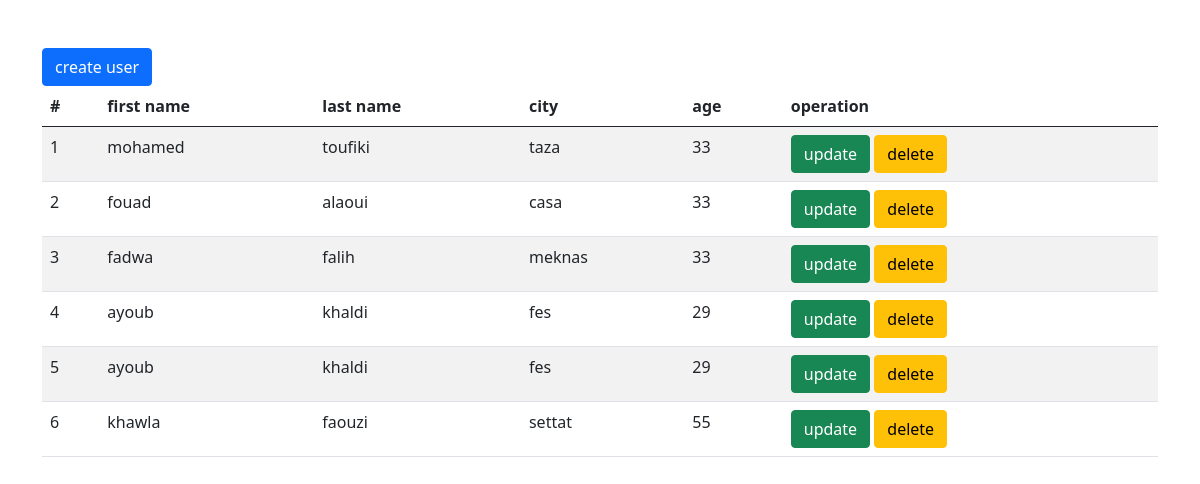
The page / on the database its author committed.
### tables this page shows
CREATE TABLE IF NOT EXISTS `users` (
  `id` int NOT NULL AUTO_INCREMENT,
  `fname` varchar(255) DEFAULT NULL,
  `lname` varchar(255) DEFAULT NULL,
  `city` varchar(255) DEFAULT NULL,
  `age` int DEFAULT NULL,
  PRIMARY KEY (`id`)
);

### app/controller/UserController.php (called while the page is built, shortened)
<?php
include "./app/model/UserModel.php";
function homeAction()
{
    $users = allUsers();
    require "./app/view/listUsersView.php";
}

### app/model/UserModel.php (called while the page is built, shortened)
<?php
function connection()
{
    return new PDO("mysql:host=localhost;dbname=appmvc", "root", "");
}
function allUsers()
{
    $sql = "SELECT * FROM users";
    $stmt = connection()->query($sql);
    $users = $stmt->fetchAll(PDO::FETCH_OBJ);
    return $users;
}

### app/view/listUsersView.php (the view, shortened to what this page needs)
<a class="btn btn-primary" href="index.php?action=create">create user</a>
<table class="table table-striped">
    <thead>
        <tr>
            <th>#</th>
            <th>first name</th>
            <th>last name</th>
            <th>city</th>
            <th>age</th>
            <th>operation</th>
        </tr>
    </thead>
    <tbody>
        <?php foreach ($users as $user) : ?>
        <tr>
            <td><?= $user->id ?></td>
            <td><?= $user->fname ?></td>
            <td><?= $user->lname ?></td>
            <td><?= $user->city ?></td>
            <td><?= $user->age ?></td>
            <td>
                <a class="btn btn-success" href="index.php?action=edit&id=<?= $user->id ?>">update</a>
                <a class="btn btn-warning" href="index.php?action=delete&id=<?= $user->id ?>">delete</a>
            </td>
        </tr>
        <?php endforeach; ?>
    </tbody>
</table>
<?php
$content = ob_get_clean();
include "layout.php";
?>

### index.php
<?php
require "./app/controller/UserController.php";
if (isset($_GET['action'])) {
    $action  = $_GET['action'];
    switch ($action) {
        case 'list':
            homeAction();
            break;
        case 'create':
            createAction();
            break;
        case 'store':
            storeAction();
            break;
        case 'edit':
            editAction();
            break;
        case 'update':
            updateAction();
            break;
        case 'delete':
            destroyAction();
            break;
    }
} else {
    homeAction();
}

### app/view/layout.php (shortened to what this page needs)
<!DOCTYPE html>
<html lang="en">
<head>
    <link href="https://cdn.jsdelivr.net/npm/bootstrap@5.0.2/dist/css/bootstrap.min.css" rel="stylesheet">
</head>
<body>
    <div class="container my-5">
        <?= $content ?>
    </div>
</body>
</html>

### rows shown on the page
users: id "1", fname "mohamed", lname "toufiki", city "taza", age "33"
users: id "2", fname "fouad", lname "alaoui", city "casa", age "33"
users: id "3", fname "fadwa", lname "falih", city "meknas", age "33"
users: id "4", fname "ayoub", lname "khaldi", city "fes", age "29"
users: id "5", fname "ayoub", lname "khaldi", city "fes", age "29"
users: id "6", fname "khawla", lname "faouzi", city "settat", age "55"
